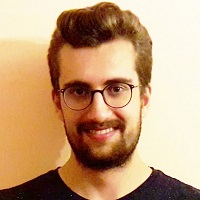
#> input picture Vize Öncesi Ödev 24 Kasım/Onur.jpg, 200 x 200 px
$ jupyter execute '7.Tuz biber görüntü oluştur ve histogram çıkarma.ipynb'
#> lines starting #> are read from the running program, lines starting #| are printed output that depends on the picture; after the words box and inside, x2 and y2 are one past the last pixel; in counts of white or black regions, pixels touching at a corner belong together
[cell 1]
import random
import cv2
import numpy as np
from matplotlib import pyplot as plt
def add_noise(image):
    saltPepper=image
    row , col = saltPepper.shape
    number_of_pixels = random.randint(300, 10000)
    for i in range(number_of_pixels):
        y_coord=random.randint(0, row - 1)
        x_coord=random.randint(0, col - 1)
        saltPepper[y_coord][x_coord] = 255
    number_of_pixels = random.randint(300 , 10000)
    for i in range(number_of_pixels):
        y_coord=random.randint(0, row - 1)
        x_coord=random.randint(0, col - 1)
        saltPepper[y_coord][x_coord] = 0
    return saltPepper
img = cv2.imread('Onur.jpg',0)
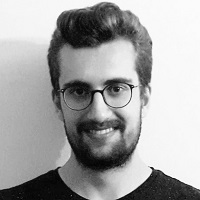
#> img: shape (200, 200); min 0, max 255, mean 165
saltPepper2=add_noise(img)
#> after the loop in add_noise, `for i in range(number_of_pixels):`:
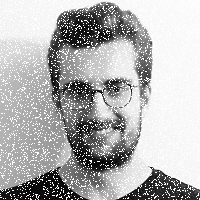
#> saltPepper: shape (200, 200); 15.18% of pixels changed, all inside (x1, y1, x2, y2) = (0, 0, 200, 200)
#> after the loop in add_noise, `for i in range(number_of_pixels):`:
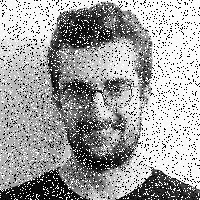
#> saltPepper: shape (200, 200); 9.03% of pixels changed, all inside (x1, y1, x2, y2) = (0, 0, 200, 200)
hist,bins = np.histogram(img.flatten(),256,[0,256])
#> hist = 256 values, max 5550 at index 255, min 1 at index 1, mean 156.2; bins = 257 values from 0 to 256
cdf = hist.cumsum()
#> cdf = 256 values from 3615 to 40000
cdf_normalized = cdf*(hist.max())/cdf.max()
#> cdf_normalized = 256 values from 501.6 to 5550
plt.plot(cdf_normalized , color = 'b')
plt.hist(img.flatten (),256,[0,256], color = 'r')
plt.xlim([0,256])
plt.legend(('cdf ','histogram'), loc = 'upper left')
plt.show()
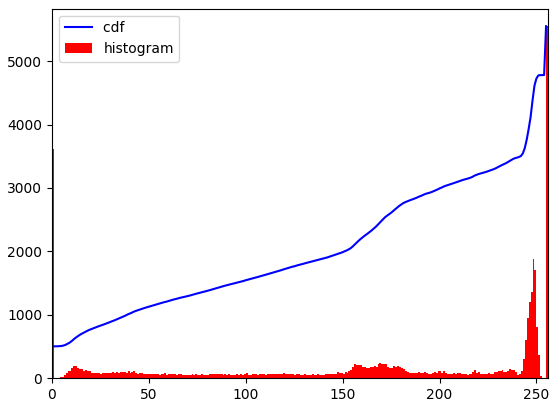
#> figure drawn by matplotlib, 1 panel; tallest bar 5550 high, from x = 255 to 256; curve peaks at x = 255, y = 5550
img = cv2.imread('Onur.jpg',0)
cv2.imshow("Original - Salt-Paper", np.hstack((img,saltPepper2)))
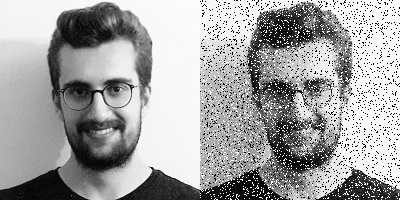
#> window 'Original - Salt-Paper': shape (200, 400); min 0, max 255, mean 163.8
cv2.waitKey(0)
cv2.destroyAllWindows()
